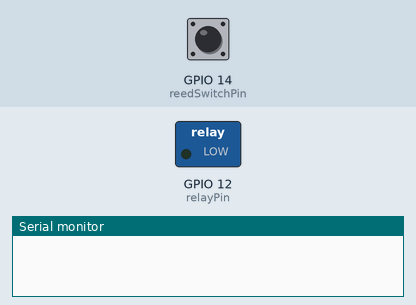
Recording of a sketch running on a simulated ESP8266 (NodeMCU). Shown: switched loads named in the sketch (green lamp = pin HIGH), the last lines printed to the serial monitor. Inputs (shaded band) come from the test bench; at power-on: GPIO 14 (reedSwitchPin) HIGH.

Above: at 1.2 s.
1.3 s: GPIO 14 (reedSwitchPin) pulled LOW for 0.15 s
At 1.4 s:
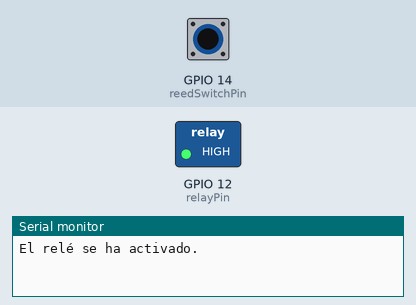
3.0 s: GPIO 14 (reedSwitchPin) pulled LOW for 3.2 s
At 6.5 s:
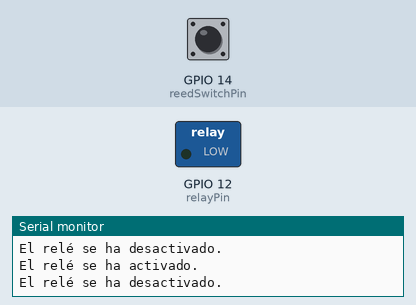
Timing chart, 0 to 8.0 s (numbered marks = the images above; inputs shaded):
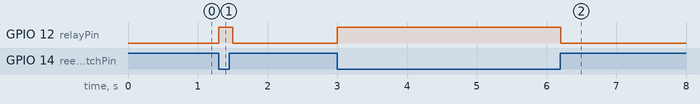

Measured:
- after the input at 1.3 s, GPIO 12 (relayPin): LOW → HIGH at once, → LOW 0.20 s later
- after the input at 3.0 s, GPIO 12 (relayPin): LOW → HIGH at once, → LOW 3.2 s later

The sketch:

Sensor_magetico.ino
```cpp
const int reedSwitchPin = 14;
const int relayPin = 12;

volatile bool reedSwitchState = false;
volatile bool lastReedSwitchState = false;

void ICACHE_RAM_ATTR reedSwitchInterrupt() {
  reedSwitchState = !digitalRead(reedSwitchPin);
}

void setup() {
  pinMode(reedSwitchPin, INPUT_PULLUP);
  pinMode(relayPin, OUTPUT);

  attachInterrupt(digitalPinToInterrupt(reedSwitchPin), reedSwitchInterrupt, CHANGE);

  Serial.begin(9600);
}

void loop() {
  if (reedSwitchState != lastReedSwitchState) {
    digitalWrite(relayPin, reedSwitchState);

    if (reedSwitchState) {
      Serial.println("El relé se ha activado.");
    } else {
      Serial.println("El relé se ha desactivado.");
    }

    lastReedSwitchState = reedSwitchState;
  }

  delay(100);
}
```
